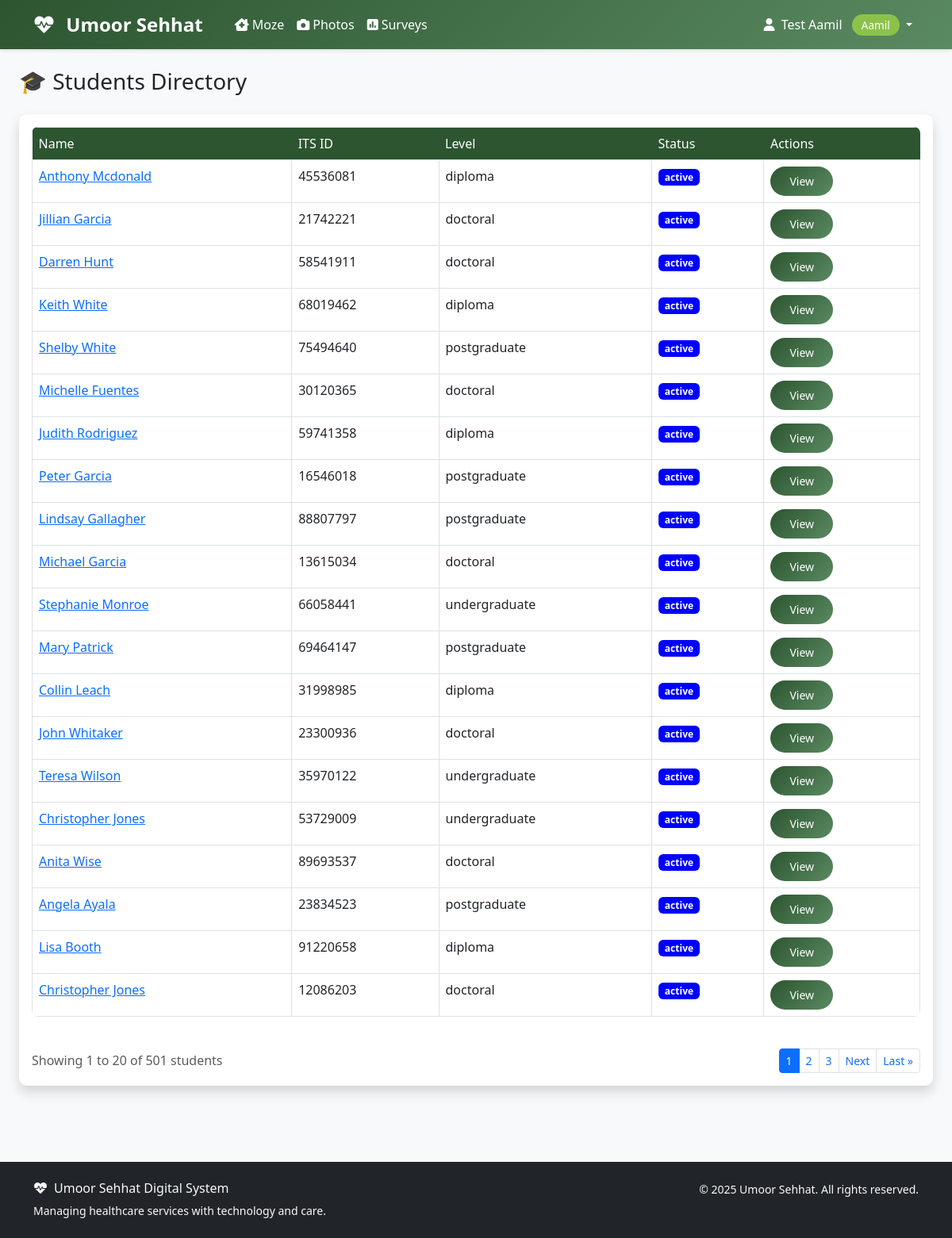
The app's page /students/students/ (signed in) with its own data.
### accounts/models.py (models this page shows, shortened)
class User(AbstractUser):
    ROLE_CHOICES = [
        ('aamil', 'Aamil'),
        ('moze_coordinator', 'Moze Coordinator'),
        ('doctor', 'Doctor'),
        ('student', 'Student'),
        ('badri_mahal_admin', 'Badri Mahal Admin'),
    ]
    role = models.CharField(max_length=20, choices=ROLE_CHOICES, default='student')
    its_id = models.CharField(
        max_length=8,
        unique=True,
        null=True,
        blank=True,
        validators=[RegexValidator(
            regex=r'^\d{8}$',
            message='ITS ID must be exactly 8 digits',
            code='invalid_its_id'
        )],
        help_text='8-digit ITS ID'
    )
    phone_number = models.CharField(max_length=15, blank=True, null=True)
    profile_photo = models.URLField(blank=True, null=True)
    arabic_name = models.CharField(max_length=100, blank=True, null=True)
    age = models.PositiveIntegerField(blank=True, null=True)
    verified_certificate = models.FileField(upload_to='certificates/', blank=True, null=True)
    specialty = models.CharField(max_length=100, blank=True, null=True)
    college = models.CharField(max_length=100, blank=True, null=True)  # For students
    specialization = models.CharField(max_length=100, blank=True, null=True)  # For students
    created_at = models.DateTimeField(auto_now_add=True)
    updated_at = models.DateTimeField(auto_now=True)
    def get_full_name(self):
        if self.arabic_name:
            return self.arabic_name
        return super().get_full_name() or self.username
    @property
    def is_aamil(self):
        return self.role == 'aamil'
    @property
    def is_doctor(self):
        return self.role == 'doctor'
    @property
    def is_student(self):
        return self.role == 'student'
    @property
    def is_admin(self):
        return self.role == 'badri_mahal_admin' or self.is_superuser
    class Meta:
        verbose_name = 'User'
        verbose_name_plural = 'Users'
        ordering = ['first_name', 'last_name']

### students/models.py (models this page shows, shortened)
class Student(models.Model):
    user = models.OneToOneField(
        settings.AUTH_USER_MODEL,
        on_delete=models.CASCADE,
        related_name='student',
        limit_choices_to={'role': 'student'}
    )
    student_id = models.CharField(max_length=20, unique=True)
    academic_level = models.CharField(
        max_length=20,
        choices=[
            ('undergraduate', 'Undergraduate'),
            ('postgraduate', 'Postgraduate'),
            ('doctoral', 'Doctoral'),
            ('diploma', 'Diploma'),
        ],
        default='undergraduate'
    )
    enrollment_status = models.CharField(
        max_length=20,
        choices=[
            ('active', 'Active'),
            ('suspended', 'Suspended'),
            ('graduated', 'Graduated'),
            ('withdrawn', 'Withdrawn'),
        ],
        default='active'
    )
    enrollment_date = models.DateField()
    expected_graduation = models.DateField(blank=True, null=True)
    class Meta:
        ordering = ['student_id']

### students/views.py (the view)
# urls.py: path('students/', views.StudentListView.as_view(), name='student_list'),
class StudentListView(LoginRequiredMixin, ListView):
    model = Student
    template_name = 'students/student_list.html'
    context_object_name = 'students'
    paginate_by = 20
    def get_queryset(self):
        user = self.request.user
        print("Logged in as:", user.username, "| Role:", user.role)
        if user.role == 'admin' or user.role == 'aamil' or user.role == 'moze_coordinator' or user.role =='badri_mahal_admin':
            return Student.objects.all()
        else:
            return Student.objects.filter(user=user)
    def get_context_data(self, **kwargs):
        context = super().get_context_data(**kwargs)
        user = self.request.user
        if user.role == "admin" or user.role == "aamil" or user.role == "moze_coordinator":
            context['moze_options'] = Moze.objects.filter(is_active=True)
        context['year_choices'] = [
            ('undergraduate', 'Undergraduate'),
            ('postgraduate', 'Postgraduate'),
            ('doctoral', 'Doctoral'),
            ('diploma', 'Diploma'),
        ]
        context['current_filters'] = {
            'moze': self.request.GET.get('moze', ''),
            'status': self.request.GET.get('status', ''),
            'year': self.request.GET.get('year', ''),
            'search': self.request.GET.get('search', ''),
        }
        return context

### templates/students/student_list.html (shortened to what this page needs)
{% extends 'base.html' %}
{% block content %}
<div class="container-fluid">
    <div class="row mb-4">
        <div class="col-12">
            <h1 class="h3 mb-0 text-gray-800">🎓 Students Directory</h1>
        </div>
    </div>
    <div class="card shadow mb-4">
        <div class="card-body">
            {% if students %}
                <div class="table-responsive">
                    <table class="table table-bordered">
                        <thead>
                            <tr><th>Name</th><th>ITS ID</th><th>Level</th><th>Status</th><th>Actions</th></tr>
                        </thead>
                        <tbody>
                            {% for student in students %}
                            <tr>
                                <td><a href="{% url 'students:student_detail' student.pk %}">{{ student.user.get_full_name }}</a></td>
                                <td>{{ student.user.its_id }}</td>
                                <td>{{ student.academic_level }}</td>
                                <td><span class="badge badge-success" style="background-color: blue;">{{student.enrollment_status }}</span></td>
                                <td><a href="{% url 'students:student_detail' student.pk %}" class="btn btn-sm btn-primary">View</a></td>
                            </tr>
                            {% endfor %}
                        </tbody>
                    </table>
                </div>
                {% if is_paginated %}
                <div class="d-flex justify-content-between align-items-center mt-4">
                    <div class="text-muted">
                        Showing {{ page_obj.start_index }} to {{ page_obj.end_index }} of {{ page_obj.paginator.count }} students
                    </div>
                    <nav aria-label="Student pagination">
                        <ul class="pagination pagination-sm mb-0">
                            {% for num in page_obj.paginator.page_range %}
                                {% if page_obj.number == num %}
                                    <li class="page-item active">
                                        <span class="page-link">{{ num }}</span>
                                    </li>
                                {% elif num > page_obj.number|add:'-3' and num < page_obj.number|add:'3' %}
                                    <li class="page-item">
                                        <a class="page-link" href="?page={{ num }}">{{ num }}</a>
                                    </li>
                                {% endif %}
                            {% endfor %}
                            {% if page_obj.has_next %}
                                <li class="page-item">
                                    <a class="page-link" href="?page={{ page_obj.next_page_number }}">Next</a>
                                </li>
                                <li class="page-item">
                                    <a class="page-link" href="?page={{ page_obj.paginator.num_pages }}">Last &raquo;</a>
                                </li>
                            {% endif %}
                        </ul>
                    </nav>
                </div>
                {% endif %}
            {% else %}
                <p class="text-muted">No students found.</p>
            {% endif %}
        </div>
    </div>
</div>
{% endblock %}

### templates/base.html (shortened to what this page needs)
<!DOCTYPE html>
<html lang="en">
<head>
    <link href="https://cdn.jsdelivr.net/npm/bootstrap@5.3.0/dist/css/bootstrap.min.css" rel="stylesheet">
    <link href="https://cdnjs.cloudflare.com/ajax/libs/font-awesome/6.0.0/css/all.min.css" rel="stylesheet">
</head>
<body>
    <nav class="navbar navbar-expand-lg navbar-custom">
        <div class="container">
            <a class="navbar-brand text-white" href="{% url 'dashboard' %}">
                <i class="fas fa-heartbeat me-2"></i>
                Umoor Sehhat
            </a>
            <div class="collapse navbar-collapse" id="navbarNav">
                {% if user.is_authenticated %}
                    <ul class="navbar-nav me-auto">
                        {% if user.is_aamil or user.is_moze_coordinator %}
                            <li class="nav-item">
                                <a class="nav-link" href="#">
                                    <i class="fas fa-clinic-medical me-1"></i>Moze
                                </a>
                            </li>
                            <li class="nav-item">
                                <a class="nav-link" href="#">
                                    <i class="fas fa-camera me-1"></i>Photos
                                </a>
                            </li>
                        {% endif %}
                        <li class="nav-item">
                            <a class="nav-link" href="{% url 'surveys:list' %}" class="text-decoration-none">
                                <i class="fas fa-poll me-1"></i>Surveys
                            </a>
                        </li>
                    </ul>
                    <ul class="navbar-nav">
                        <li class="nav-item dropdown">
                            <a class="nav-link dropdown-toggle" href="#" id="navbarDropdown" role="button" data-bs-toggle="dropdown">
                                <i class="fas fa-user me-1"></i>
                                {{ user.get_full_name|default:user.username }}
                                <span class="role-badge ms-2">{{ user.get_role_display }}</span>
                            </a>
                        </li>
                    </ul>
                {% endif %}
            </div>
        </div>
    </nav>
    <main class="container-fluid py-4">
        {% block content %}{% endblock %}
    </main>
    <footer class="bg-dark text-light py-4 mt-5">
        <div class="container">
            <div class="row">
                <div class="col-md-6">
                    <h6><i class="fas fa-heartbeat me-2"></i>Umoor Sehhat Digital System</h6>
                    <p class="small mb-0">Managing healthcare services with technology and care.</p>
                </div>
                <div class="col-md-6 text-md-end">
                    <p class="small mb-0">
                        &copy; {% now "Y" %} Umoor Sehhat. All rights reserved.
                    </p>
                </div>
            </div>
        </div>
    </footer>
</body>
</html>

### templates/base.html (style rules this page uses)
:root { --primary-color: #2c5530; --secondary-color: #5a8a61; --accent-color: #8bc34a; --text-dark: #2d3436; --bg-light: #f8f9fa; }
body { font-family: 'Segoe UI', Tahoma, Geneva, Verdana, sans-serif; background-color: var(--bg-light); }
.navbar-brand { font-weight: bold; color: white !important; font-size: 1.5rem; margin-right: 2rem; }
.navbar-custom { background: linear-gradient(135deg, var(--primary-color), var(--secondary-color)); box-shadow: 0 2px 4px rgba(0,0,0,.1); }
.navbar-custom .navbar-nav .nav-link { color: white !important; font-weight: 500; transition: all 0.3s ease; }
.card { border: none; border-radius: 10px; box-shadow: 0 4px 6px rgba(0,0,0,.1); transition: transform 0.3s ease; }
.btn-primary { background: linear-gradient(135deg, var(--primary-color), var(--secondary-color)); border: none; border-radius: 25px; padding: 8px 24px; font-weight: 500; transition: all 0.3s ease; }
.role-badge { background: var(--accent-color); color: white; padding: 4px 12px; border-radius: 20px; font-size: 0.85rem; font-weight: 500; }
.table { border-radius: 8px; overflow: hidden; }
.table thead th { border: none; background: var(--primary-color); color: white; font-weight: 500; }

### records on screen
User: get_full_name "Test Aamil", role "Aamil"
Student: user.get_full_name "Anthony Mcdonald", user.its_id "45536081", academic_level "diploma", enrollment_status "active"
Student: user.get_full_name "Jillian Garcia", user.its_id "21742221", academic_level "doctoral", enrollment_status "active"
Student: user.get_full_name "Darren Hunt", user.its_id "58541911", academic_level "doctoral", enrollment_status "active"
Student: user.get_full_name "Keith White", user.its_id "68019462", academic_level "diploma", enrollment_status "active"
Student: user.get_full_name "Shelby White", user.its_id "75494640", academic_level "postgraduate", enrollment_status "active"
Student: user.get_full_name "Michelle Fuentes", user.its_id "30120365", academic_level "doctoral", enrollment_status "active"
Student: user.get_full_name "Judith Rodriguez", user.its_id "59741358", academic_level "diploma", enrollment_status "active"
Student: user.get_full_name "Peter Garcia", user.its_id "16546018", academic_level "postgraduate", enrollment_status "active"
Student: user.get_full_name "Lindsay Gallagher", user.its_id "88807797", academic_level "postgraduate", enrollment_status "active"
Student: user.get_full_name "Michael Garcia", user.its_id "13615034", academic_level "doctoral", enrollment_status "active"
Student: user.get_full_name "Stephanie Monroe", user.its_id "66058441", academic_level "undergraduate", enrollment_status "active"
Student: user.get_full_name "Mary Patrick", user.its_id "69464147", academic_level "postgraduate", enrollment_status "active"
Student: user.get_full_name "Collin Leach", user.its_id "31998985", academic_level "diploma", enrollment_status "active"
Student: user.get_full_name "John Whitaker", user.its_id "23300936", academic_level "doctoral", enrollment_status "active"
Student: user.get_full_name "Teresa Wilson", user.its_id "35970122", academic_level "undergraduate", enrollment_status "active"
Student: user.get_full_name "Christopher Jones", user.its_id "53729009", academic_level "undergraduate", enrollment_status "active"
Student: user.get_full_name "Anita Wise", user.its_id "89693537", academic_level "doctoral", enrollment_status "active"
Student: user.get_full_name "Angela Ayala", user.its_id "23834523", academic_level "postgraduate", enrollment_status "active"
Student: user.get_full_name "Lisa Booth", user.its_id "91220658", academic_level "diploma", enrollment_status "active"
Student: user.get_full_name "Christopher Jones", user.its_id "12086203", academic_level "doctoral", enrollment_status "active"

### other values on screen
{{ page_obj.start_index }} "1"
{{ page_obj.end_index }} "20"
{{ page_obj.paginator.count }} "501"
{{ num }} "1"
{{ num }} "2" "3"
